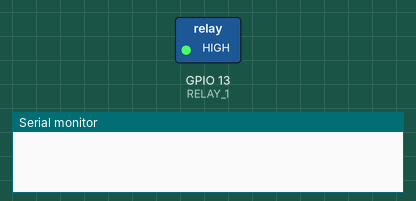
Simulated run of this sketch. Board: ESP8266 (NodeMCU). Shown: switched loads named in the sketch (green lamp = pin HIGH), the last lines printed to the serial monitor. WiFi joins after 1.5 s; servers stay silent unless stated; EEPROM starts erased.

Above: at 0.1 s.
At 4.1 s:
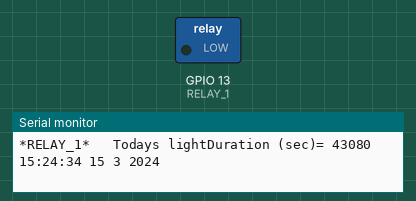
Timing chart, 0 to 5.6 s (numbered marks = the images above):
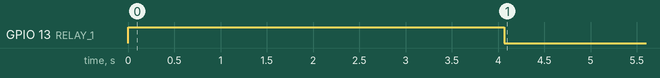

The sketch:

esp8266_light_alarms.ino
```cpp
/*15 ноября - оптимизация кода: переменных, выводимых сообщений, процедур
 * 10-11 ноября - улучшения
 * 22 окт - добавил ESP8266 и wifi ntp синхронизацию
 * 18 окт. 2015
 Программа для ежедневного включения/выключения светодиодов для подсветки рассады
 Включение - каждый день в 7:00
 Выключение - каждый день , причем длина светового светодиодного* дня увеличивается
 от lightDuration_min до lightDuration_max
 Программа рассчитана на (lightDurationDays_max)=90 дней подсветки
*/
//#define ARDUINO_UNO
#define ESP8266
#include <Time.h>
#include <TimeAlarms.h>
#include <EEPROM.h>

//Relay_1 settings
#define RELAY_1 13  // Arduino Digital I/O pin number for first relay (second on pin+1 etc)
//Direct or Reverse relay (реле включается единицей или нулем)
#define RELAY_ON 0  // GPIO value to write to turn on attached relay
#define RELAY_OFF 1 // GPIO value to write to turn off attached relay

/*-------- Настройка ESP8266 ----------*/
//#include <SPI.h>
#include <ESP8266WiFi.h>
#include <WiFiUdp.h>
char ssid[] = "Home 32";  //  your network SSID (name)
char pass[] = "farmen111";       // your network password
//#ifdef ESP8266
WiFiUDP udp;
//#endif

//---------------- NTP Servers:-------------
IPAddress timeServerIP; // time.nist.gov NTP server address
const char* ntpServerName = "time.nist.gov";
const int timeZone = 5;     // Ekaterinburg
//const int timeZone = 8;  // test
unsigned int localPort = 2390;      // local port to listen for UDP packets

/*-------- Инициализация алгоритма подсветки ----------*/
uint32_t lightDuration_min = 12 * SECS_PER_HOUR; //min световой день в начале досветки в сек.
uint32_t lightDuration_max = 15 * SECS_PER_HOUR; //макс. световой день в конце через 2-3 месяца
int lightDurationDays_max = 90; //кол-во дней подсветки
uint32_t lightDuration, lightDuration_test; //продолжительность светодиодного светового дня в сек.
//потом будет увеличиваться на t_increase/в день
int t_increase = (lightDuration_max - lightDuration_min) / lightDurationDays_max;
time_t offAlarmTime; //время выключения
byte lightDay;   //световой день номер..
byte calendarDay;// какое календарное число было до выключения
byte morningHour = 7; //во сколько утром включаемся, часов

/*-------- setup ----------*/
void setup()
{//для начала настроим реле и отключим нагрузку на всякий случай
  pinMode(RELAY_1, OUTPUT);
  digitalWrite(RELAY_1, RELAY_OFF); //выключаем нагрузку
   /*-------- setup ntp ----------*/
  // time sinhronise for testing whithout ntp server
//  setTime(0, 0, 0, 1, 1, 15); // set time to Saturday 8:29:00am Jan 1 2015

 /*------------connect WIFI and NTP----------*/
  Serial.begin(9600);
  #ifdef ESP8266
  delay(500);
  Serial.begin(115200);
  #endif
  Serial.println();
  Serial.println();
  Serial.println("*RELAY_1*   Led Off in setup mode");
  Serial.print("Connecting to ");
  Serial.println(ssid);
  WiFi.begin(ssid, pass);
  while (WiFi.status() != WL_CONNECTED) {
    delay(500);
    Serial.print(".");
  }
  Serial.println("");
  Serial.println("WiFi connected");
  Serial.println("IP address: ");
  Serial.println(WiFi.localIP());
  Serial.println("Starting UDP");
  udp.begin(localPort);
  Serial.print("Local port: ");
  Serial.println(udp.localPort());
  //узнаем время из интернета
   //Обозначили функцию для автосинхронизации времени
  while (year() ==1970 ) {setSyncProvider(getNtpTime); delay(2000);};
  setSyncInterval(86400);//и интревал час между синхронизациями
  Serial.print("Starting program in ");
  //digitalClockDisplay();// print real time

  EEPROM.begin(10);
  checkLightDay(); //подсчитаем какой сегодня световой день
  lightDuration = lightDuration_min + (lightDay - 1) * t_increase;// считаем длину светового дня в сек.
   // create the alarms
  Alarm.alarmRepeat(morningHour, 00, 0, LightOn); // 7:00 am every day
  //отчет в начале программы
  Serial.print("Today is the ");
  Serial.print(lightDay);
  Serial.println(" day of program");
  Serial.print("1) lightDuration_min (sec)= ");
  Serial.println(lightDuration_min);
  Serial.print("2) lightDuration_max (sec)= ");
  Serial.println(lightDuration_max);
  Serial.print("3) lightDurationDays_max (days)= ");
  Serial.println(lightDurationDays_max);
  Serial.print("4) t_increase (sec)= ");
  Serial.println(t_increase);
  Serial.print("5) todays lightDuration (sec)= ");
  Serial.println(lightDuration);
  digitalClockDisplay();
  //если световой день еще не закончен то
  if (((hour()*SECS_PER_HOUR + minute()*SECS_PER_MIN + second()) - morningHour * SECS_PER_HOUR) < lightDuration)
  { Serial.println("*RELAY_1*   Program resumed on light day ->> Light will go On");
    LightOn();
  }
}
time_t prevDisplay = now(); // when the digital clock was displayed
int delayTime = 600;// время между показыванием времени в ком порт

void loop() {
  //время каждые 600 сек.
  if (timeStatus() != timeNotSet) {
    if (now() > (prevDisplay + delayTime)) { //update the display only if left 10 sec
      prevDisplay = now();
      digitalClockDisplay();
    }
  }
  Alarm.delay(1000); // wait one second between clock display
}

//включение светодиодов
void LightOn() {
  digitalWrite(RELAY_1, RELAY_ON); //включаем нагрузку
  //подсчитаем какой сегодня световой день
  checkLightDay();
  // считаем длину светового дня в сек.
  lightDuration = lightDuration_min + (lightDay - 1) * t_increase;
 //посчитаем сколько осталось до конца светового дня, ато вдруг программа включилась в середине дня
  uint32_t todayDuration = lightDuration - (hour() * SECS_PER_HOUR + minute() * SECS_PER_MIN + second() - morningHour * SECS_PER_HOUR);
  //и поставили будильник на отключение
  // Alarm.timerOnce(todayDuration, LightOff);
  //посчитаем лучше в какое время надо отключаться
  offAlarmTime = now() + todayDuration;
  Alarm.alarmOnce(hour(offAlarmTime), minute(offAlarmTime), second(offAlarmTime), LightOff);
//отчет
  Serial.print("*RELAY_1*   Led On  in ");
  digitalClockDisplay();// print real time
  // print сколько осталось времени светить
  Serial.print("*RELAY_1*   in ");
  Serial.print(hour(offAlarmTime)); Serial.print(" : ");
  Serial.print(minute(offAlarmTime)); Serial.print(" : ");
  Serial.print(second(offAlarmTime));
  Serial.print(" will LedOff after ");
  Serial.print(hour(todayDuration)); Serial.print(" hrs, ");
  Serial.print(minute(todayDuration)); Serial.print(" minutes, ");
  Serial.print(second(todayDuration)); Serial.println(" seconds");
  Serial.print("*RELAY_1*   Todays lightDuration (sec)= ");
  Serial.println(lightDuration);
 // Serial.print("TEST lightDuration_test (sec)= ");
 // Serial.println(lightDuration_test);
}
void LightOff() {
  digitalWrite(RELAY_1, RELAY_OFF); //выключаем нагрузку
  Serial.print("*RELAY_1*   Led Off in ");
  digitalClockDisplay();// print real time
}
// считаем какой сегодня по счету световой день
void checkLightDay() {
  lightDay = EEPROM.read(1);  //световой день номер
  calendarDay = EEPROM.read(2);  // какое календарное число было до выключения
  //если до выключения было другое число, то прибавляем световой день
  if (calendarDay != day()) {
    Serial.print("*EEPROM*  lightDay old = ");
    Serial.print(lightDay);
    Serial.print(",  calendarDay old = ");
    Serial.println(calendarDay);
    lightDay++;
    if (lightDay > 90) lightDay = 90; //чтоб длина светового дня не увеличивалась до бесконечности
    calendarDay = day();
    EEPROM.write(1, lightDay);//запишем новое значение светового дня
    EEPROM.write(2, calendarDay);//и календарного дня
    EEPROM.commit();
//    lightDuration_test = lightDuration_test + t_increase;//увеличили длину светового дня в сек
   //как обычно - отчет
    Serial.print("*EEPROM*  lightDay new = ");
    Serial.print(lightDay);
    Serial.print(",  calendarDay new = ");
    Serial.println(calendarDay);
  }else {
  Serial.print("*EEPROM*   lightDay = ");
  Serial.print( lightDay);
  Serial.print(",  calendarDay = ");
  Serial.println( calendarDay);}
}

void digitalClockDisplay() {
  // digital clock display of the time
  Serial.print(hour());
  printDigits(minute());
  printDigits(second());
  Serial.print(" ");
  Serial.print(day());
  Serial.print(" ");
  Serial.print(month());
  Serial.print(" ");
  Serial.print(year());
  Serial.println();
}
void printDigits(int digits) {
  // utility function for digital clock display: prints preceding colon and leading 0
  Serial.print(":");
  if (digits < 10)
    Serial.print('0');
  Serial.print(digits);
}

/*-------- NTP code ----------*/
const int NTP_PACKET_SIZE = 48; // NTP time is in the first 48 bytes of message
byte packetBuffer[NTP_PACKET_SIZE]; //buffer to hold incoming & outgoing packets
time_t getNtpTime() //запрос времени нтп
{  while (udp.parsePacket() > 0) ; // discard any previously received packets
  Serial.println("*NTP*   Transmit NTP Request");
  WiFi.hostByName(ntpServerName, timeServerIP);
  sendNTPpacket(timeServerIP); // send an NTP packet to a time server
  uint32_t beginWait = millis();
  while (millis() - beginWait < 3000) {
    int size = udp.parsePacket();
    if (size >= NTP_PACKET_SIZE) {
      Serial.println("*NTP*   Receive NTP Response");
      udp.read(packetBuffer, NTP_PACKET_SIZE);  // read packet into the buffer
      unsigned long secsSince1900;
      // convert four bytes starting at location 40 to a long integer
      secsSince1900 =  (unsigned long)packetBuffer[40] << 24;
      secsSince1900 |= (unsigned long)packetBuffer[41] << 16;
      secsSince1900 |= (unsigned long)packetBuffer[42] << 8;
      secsSince1900 |= (unsigned long)packetBuffer[43];
      return secsSince1900 - 2208988800UL + timeZone * SECS_PER_HOUR;
    }
  }
  Serial.println("*NTP*   No NTP Response :-(");
  return 0; // return 0 if unable to get the time
}
// send an NTP request to the time server at the given address
//void sendNTPpacket(IPAddress &address)
unsigned long sendNTPpacket(IPAddress& address)
{  // set all bytes in the buffer to 0
  memset(packetBuffer, 0, NTP_PACKET_SIZE);
  // Initialize values needed to form NTP request
  // (see URL above for details on the packets)
  packetBuffer[0] = 0b11100011;   // LI, Version, Mode
  packetBuffer[1] = 0;     // Stratum, or type of clock
  packetBuffer[2] = 6;     // Polling Interval
  packetBuffer[3] = 0xEC;  // Peer Clock Precision
  // 8 bytes of zero for Root Delay & Root Dispersion
  packetBuffer[12]  = 49;
  packetBuffer[13]  = 0x4E;
  packetBuffer[14]  = 49;
  packetBuffer[15]  = 52;
  // all NTP fields have been given values, now
  // you can send a packet requesting a timestamp:
  udp.beginPacket(address, 123); //NTP requests are to port 123
  udp.write(packetBuffer, NTP_PACKET_SIZE);
  udp.endPacket();
}
```
